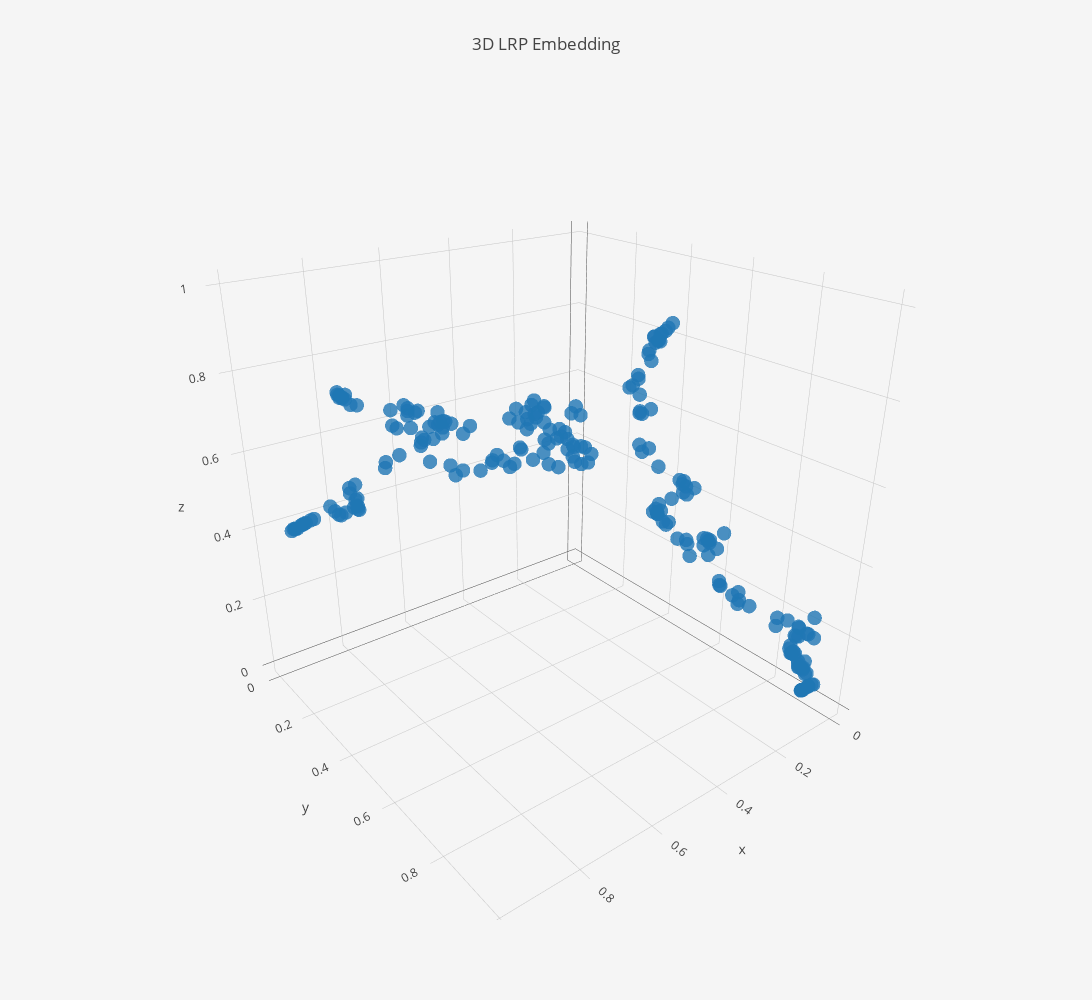

Here is the notebook cell this chart was saved with:
### Code cell
plot_lrp(softmax_lrp)

### Figure 1 — Plotly figure (JSON) as saved in the notebook; plotly's stock layout.template omitted (floating-point values rounded to 4 significant figures; data arrays with more than 128 entries replaced by an {"elided": "..."} marker saying what was removed)
{"data": [{"marker": {"colorscale": "Rainbow", "opacity": 0.8, "size": 5}, "mode": "markers", "name": "Training", "type": "scatter3d", "uid": "6c33b226-c869-4164-9143-07d689012df2", "x": {"elided": "226 float values"}, "y": {"elided": "226 float values"}, "z": {"elided": "226 float values"}}], "layout": {"autosize": false, "height": 1000, "paper_bgcolor": "#F5F5F5", "scene": {"aspectmode": "auto", "aspectratio": {"x": 1.0, "y": 1.0, "z": 1.0}, "camera": {"center": {"x": 0, "y": 0, "z": 0}, "eye": {"x": 1.193, "y": 1.54, "z": 0.9445}, "projection": {"type": "perspective"}, "up": {"x": 0, "y": 0, "z": 1}}}, "title": {"text": "3D LRP Embedding"}, "width": 1200}}
